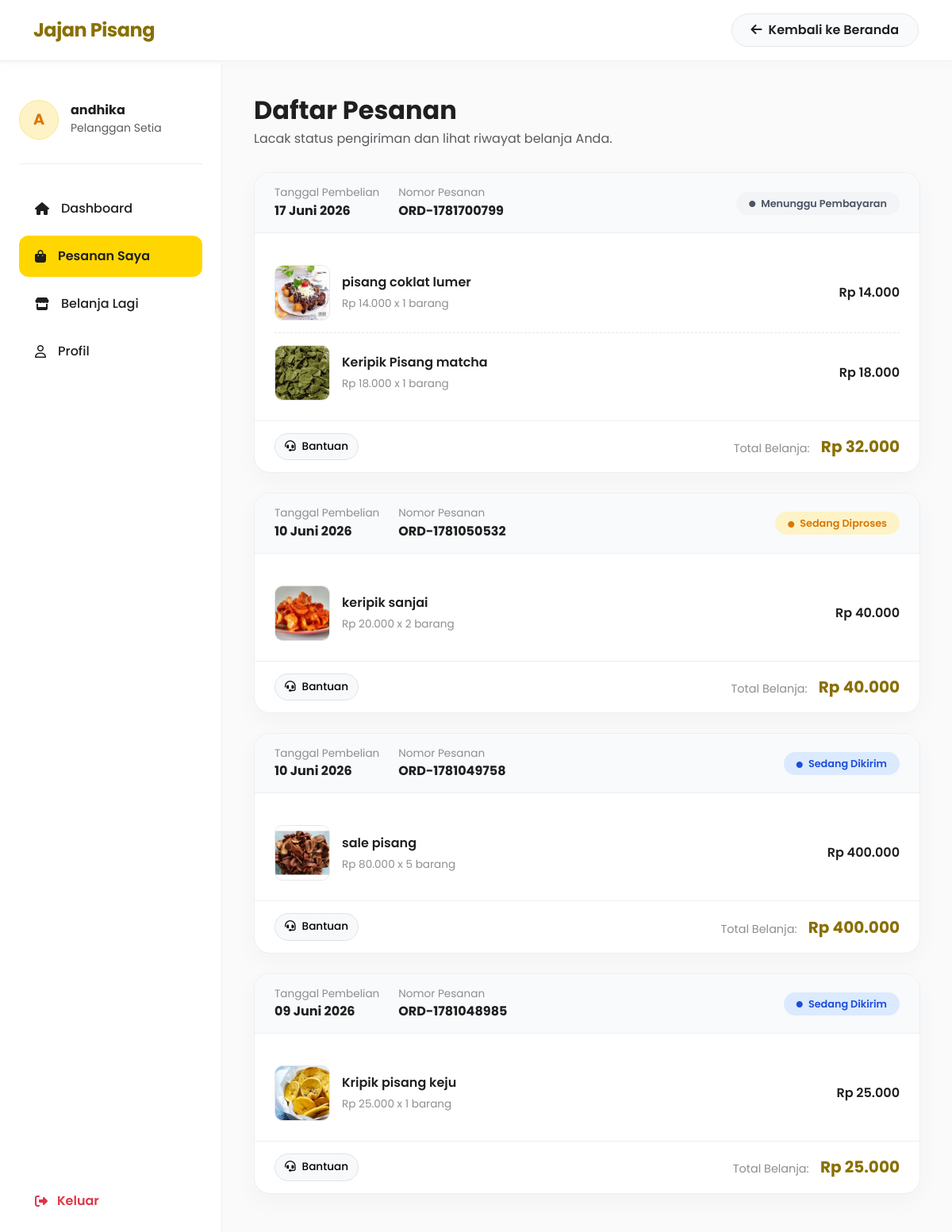
The page /user/pesanan.php (signed in) on the database its author committed.
### tables this page shows
CREATE TABLE `users` (
  `id` int(11) NOT NULL,
  `name` varchar(100) NOT NULL,
  `email` varchar(150) NOT NULL,
  `password` varchar(255) NOT NULL,
  `phone` varchar(20) DEFAULT NULL,
  `address` text DEFAULT NULL,
  `role` enum('admin','user') NOT NULL DEFAULT 'user',
  `avatar` varchar(255) DEFAULT 'default.png',
  `is_active` tinyint(1) NOT NULL DEFAULT 1,
  `created_at` timestamp NOT NULL DEFAULT current_timestamp(),
  `updated_at` timestamp NOT NULL DEFAULT current_timestamp() ON UPDATE current_timestamp()
);

CREATE TABLE `orders` (
  `id` int(11) NOT NULL,
  `order_code` varchar(30) NOT NULL,
  `user_id` int(11) NOT NULL,
  `total_price` decimal(14,2) NOT NULL DEFAULT 0.00,
  `shipping_cost` decimal(10,2) NOT NULL DEFAULT 0.00,
  `grand_total` decimal(14,2) NOT NULL DEFAULT 0.00,
  `shipping_name` varchar(100) DEFAULT NULL,
  `shipping_phone` varchar(20) DEFAULT NULL,
  `shipping_address` text DEFAULT NULL,
  `shipping_city` varchar(80) DEFAULT NULL,
  `shipping_province` varchar(80) DEFAULT NULL,
  `shipping_postal` varchar(10) DEFAULT NULL,
  `courier` varchar(50) DEFAULT NULL,
  `payment_method` varchar(50) DEFAULT NULL,
  `payment_proof` varchar(255) DEFAULT NULL,
  `status` enum('pending','paid','processing','shipped','delivered','cancelled') NOT NULL DEFAULT 'pending',
  `notes` text DEFAULT NULL,
  `admin_notes` text DEFAULT NULL,
  `paid_at` datetime DEFAULT NULL,
  `shipped_at` datetime DEFAULT NULL,
  `delivered_at` datetime DEFAULT NULL,
  `created_at` timestamp NOT NULL DEFAULT current_timestamp(),
  `updated_at` timestamp NOT NULL DEFAULT current_timestamp() ON UPDATE current_timestamp()
);

CREATE TABLE `order_details` (
  `id` int(11) NOT NULL,
  `order_id` int(11) NOT NULL,
  `product_id` int(11) NOT NULL,
  `product_name` varchar(150) NOT NULL,
  `product_price` decimal(12,2) NOT NULL,
  `qty` int(11) NOT NULL DEFAULT 1,
  `subtotal` decimal(14,2) NOT NULL DEFAULT 0.00,
  `created_at` timestamp NOT NULL DEFAULT current_timestamp()
);

CREATE TABLE `products` (
  `id` int(11) NOT NULL,
  `name` varchar(150) NOT NULL,
  `slug` varchar(160) NOT NULL,
  `description` text DEFAULT NULL,
  `price` decimal(12,2) NOT NULL DEFAULT 0.00,
  `stock` int(11) NOT NULL DEFAULT 0,
  `weight` int(11) NOT NULL DEFAULT 0,
  `image` varchar(255) DEFAULT 'no-image.png',
  `category` varchar(80) DEFAULT NULL,
  `is_active` tinyint(1) NOT NULL DEFAULT 1,
  `created_by` int(11) NOT NULL,
  `created_at` timestamp NOT NULL DEFAULT current_timestamp(),
  `updated_at` timestamp NOT NULL DEFAULT current_timestamp() ON UPDATE current_timestamp()
);

### user/pesanan.php (the view, shortened to what this page needs)
<?php
require '../database/koneksi.php';
$user_id = $_SESSION['user_id'];
$query_user = "SELECT name FROM users WHERE id = $user_id";
$result_user = mysqli_query($koneksi, $query_user);
$user_data = mysqli_fetch_assoc($result_user);
$nama_lengkap = $user_data['name'];
$kata = explode(" ", $nama_lengkap);
$inisial = strtoupper(substr($kata[0], 0, 1) . (isset($kata[1]) ? substr($kata[1], 0, 1) : ''));
$query_orders = "SELECT * FROM orders WHERE user_id = $user_id ORDER BY created_at DESC";
$result_orders = mysqli_query($koneksi, $query_orders);
function tanggal_indo($tanggal) {
    $bulan = array(1 => 'Januari', 'Februari', 'Maret', 'April', 'Mei', 'Juni', 'Juli', 'Agustus', 'September', 'Oktober', 'November', 'Desember');
    $pecahkan = explode('-', date('Y-m-d', strtotime($tanggal)));
    return $pecahkan[2] . ' ' . $bulan[(int)$pecahkan[1]] . ' ' . $pecahkan[0];
}
?>
<!DOCTYPE html>
<html lang="id">
<head>
    <link href="https://cdn.jsdelivr.net/npm/bootstrap@5.3.0/dist/css/bootstrap.min.css" rel="stylesheet">
    <link rel="stylesheet" href="https://cdnjs.cloudflare.com/ajax/libs/font-awesome/6.4.0/css/all.min.css">
</head>
<body>
    <?php include '../navbar_login.php'; ?>
    <aside class="sidebar">
        <div class="user-profile-summary mt-3">
            <div class="user-avatar"><?= $inisial ?></div>
            <div>
                <h6 class="mb-0 fw-bold"><?= htmlspecialchars($nama_lengkap) ?></h6>
                <small class="text-muted">Pelanggan Setia</small>
            </div>
        </div>
        <ul class="sidebar-menu">
            <li><a href="dashboard.php" class="menu-link"><i class="fas fa-home"></i> Dashboard</a></li>
            <li><a href="pesanan.php" class="menu-link active"><i class="fas fa-shopping-bag"></i> Pesanan Saya</a></li>
            <li><a href="../index.php" class="menu-link"><i class="fas fa-store"></i> Belanja Lagi</a></li>
            <li><a href="profil_user.php" class="menu-link"><i class="far fa-user"></i> Profil</a></li>
        </ul>
        <a href="../logout.php" class="logout-btn"><i class="fas fa-sign-out-alt"></i> Keluar</a>
    </aside>
    <main class="main-content">
        <header class="page-header">
            <h1 class="page-title">Daftar Pesanan</h1>
            <p class="text-muted">Lacak status pengiriman dan lihat riwayat belanja Anda.</p>
        </header>
        <div class="order-list">
            <?php if (mysqli_num_rows($result_orders) > 0): ?>
                <?php while ($order = mysqli_fetch_assoc($result_orders)): ?>
                    <?php
                        $badge_class = '';
                        $status_text = '';
                        $status_db = strtolower($order['status']);
                        if ($status_db == 'pending') { $badge_class = 'bg-pending'; $status_text = 'Menunggu Pembayaran'; }
                        elseif ($status_db == 'paid' || $status_db == 'processing') { $badge_class = 'bg-proses'; $status_text = 'Sedang Diproses'; }
                        elseif ($status_db == 'shipped') { $badge_class = 'bg-dikirim'; $status_text = 'Sedang Dikirim'; }
                        elseif ($status_db == 'completed') { $badge_class = 'bg-selesai'; $status_text = 'Selesai'; }
                        elseif ($status_db == 'cancelled') { $badge_class = 'bg-batal'; $status_text = 'Dibatalkan'; }
                        else { $badge_class = 'bg-batal'; $status_text = $order['status']; }
                        $order_id = $order['id'];
                    ?>
                    <div class="order-card">
                        <div class="order-header">
                            <div class="d-flex gap-4">
                                <div class="order-header-info">
                                    <span>Tanggal Pembelian</span>
                                    <strong><?= tanggal_indo($order['created_at']) ?></strong>
                                </div>
                                <div class="order-header-info">
                                    <span>Nomor Pesanan</span>
                                    <strong><?= htmlspecialchars($order['order_code']) ?></strong>
                                </div>
                            </div>
                            <div>
                                <span class="badge-status <?= $badge_class ?>"><i class="fas fa-circle me-1" style="font-size: 0.5rem; vertical-align: middle;"></i> <?= $status_text ?></span>
                            </div>
                        </div>
                        <div class="order-body">
                            <?php
                            $query_details = "SELECT od.*, p.image FROM order_details od LEFT JOIN products p ON od.product_id = p.id WHERE od.order_id = $order_id";
                            $result_details = mysqli_query($koneksi, $query_details);
                            while ($item = mysqli_fetch_assoc($result_details)):
                            ?>
                                <div class="product-item">
                                    <div class="product-info">
                                        <img src="../assets/images/products/<?= htmlspecialchars($item['image'] ?? 'default.png') ?>" alt="<?= htmlspecialchars($item['product_name']) ?>" class="product-img" onerror="this.src='https://via.placeholder.com/70?text=No+Img'">
                                        <div>
                                            <div class="product-name"><?= htmlspecialchars($item['product_name']) ?></div>
                                            <div class="product-meta">Rp <?= number_format($item['product_price'], 0, ',', '.') ?> x <?= $item['qty'] ?> barang</div>
                                        </div>
                                    </div>
                                    <div class="product-price-total">
                                        Rp <?= number_format($item['subtotal'], 0, ',', '.') ?>
                                    </div>
                                </div>
                            <?php endwhile; ?>
                        </div>
                        <div class="order-footer">
                            <a href="../contact.php" class="btn btn-light rounded-pill border fw-medium" style="font-size: 0.85rem;"><i class="fas fa-headset me-2"></i>Bantuan</a>
                            <div>
                                <span class="total-label">Total Belanja:</span>
                                <span class="total-amount">Rp <?= number_format($order['grand_total'], 0, ',', '.') ?></span>
                            </div>
                        </div>
                    </div>
                <?php endwhile; ?>
            <?php endif; ?>
        </div>
    </main>
</body>
</html>

### user/pesanan.php (style rules this page uses)
:root { --primary: #FFD600; --secondary: #8A6F00; --bg-main: #FAFAFA; --bg-sidebar: #FFFFFF; --card-bg: #FFFFFF; --text-dark: #1F1F1F; --text-muted: #8E8E93; --border-color: #EFEFEF; --radius-lg: 20px; --radius-md: 12px; --radius-pill: 50px; --shadow-soft: 0 10px 30px rgba(0, 0, 0, 0.03); --sidebar-width: 280px; --transition: all 0.3s ease; }
body { font-family: 'Poppins', sans-serif; background-color: var(--bg-main); color: var(--text-dark); margin: 0; display: flex; height: 100vh; overflow: hidden; }
.sidebar { width: var(--sidebar-width); height: calc(100vh - 80px); position: fixed; top: 80px; left: 0; background-color: var(--bg-sidebar); border-right: 1px solid var(--border-color); padding: 30px 24px; display: flex; flex-direction: column; z-index: 100; overflow-y: auto; }
.user-profile-summary { display: flex; align-items: center; gap: 15px; margin-bottom: 30px; padding-bottom: 30px; border-bottom: 1px solid var(--border-color); }
.user-avatar { width: 50px; height: 50px; border-radius: 50%; object-fit: cover; background-color: #FEF3C7; display: flex; align-items: center; justify-content: center; font-weight: 700; color: #D97706; font-size: 1.2rem; border: 1px solid #FDE68A; }
.sidebar-menu { list-style: none; padding: 0; flex-grow: 1; }
.menu-link { display: flex; align-items: center; gap: 15px; padding: 14px 20px; color: var(--text-dark); font-weight: 500; border-radius: var(--radius-md); text-decoration: none; transition: var(--transition); margin-bottom: 8px; }
.menu-link.active { background-color: var(--primary); font-weight: 600; }
.logout-btn { color: #DC3545; font-weight: 600; margin-top: auto; display: flex; align-items: center; gap: 12px; padding: 14px 20px; text-decoration: none; border-radius: var(--radius-md); transition: var(--transition); }
.main-content { margin-left: var(--sidebar-width); padding: 40px; margin-top: 80px; flex-grow: 1; overflow-y: auto; height: calc(100vh - 80px); }
.page-header { margin-bottom: 30px; }
.page-title { font-weight: 700; font-size: 2rem; color: var(--text-dark); margin-bottom: 5px; }
.order-card { background-color: var(--card-bg); border-radius: var(--radius-lg); box-shadow: var(--shadow-soft); border: 1px solid var(--border-color); margin-bottom: 25px; overflow: hidden; }
.order-header { background-color: #F9FAFB; padding: 15px 25px; border-bottom: 1px solid var(--border-color); display: flex; justify-content: space-between; align-items: center; }
.order-header-info span { display: block; font-size: 0.85rem; color: var(--text-muted); }
.order-header-info strong { font-size: 1rem; color: var(--text-dark); }
.order-body { padding: 25px; }
.product-item { display: flex; align-items: center; justify-content: space-between; padding: 15px 0; border-bottom: 1px dashed #E5E7EB; }
.product-item:last-child { border-bottom: none; padding-bottom: 0; }
.product-info { display: flex; align-items: center; gap: 15px; flex: 2; }
.product-img { width: 70px; height: 70px; border-radius: 10px; object-fit: cover; border: 1px solid #E5E7EB; }
.product-name { font-weight: 600; color: var(--text-dark); margin-bottom: 5px; }
.product-meta { font-size: 0.85rem; color: var(--text-muted); }
.product-price-total { flex: 1; text-align: right; font-weight: 600; color: var(--text-dark); }
.order-footer { padding: 15px 25px; border-top: 1px solid var(--border-color); display: flex; justify-content: space-between; align-items: center; }
.total-label { color: var(--text-muted); font-size: 0.9rem; margin-right: 10px; }
.total-amount { font-size: 1.25rem; font-weight: 700; color: var(--secondary); }
.badge-status { padding: 6px 16px; border-radius: var(--radius-pill); font-size: 0.8rem; font-weight: 600; }
.bg-pending { background-color: #F3F4F6; color: #4B5563; }
.bg-proses { background-color: #FEF3C7; color: #D97706; }
.bg-dikirim { background-color: #DBEAFE; color: #1D4ED8; }

### rows shown on the page
users: name "A", name "andhika"
orders: created_at "17 Juni 2026", order_code "ORD-1781700799", status "Menunggu Pembayaran", grand_total "32.000"
order_details: product.image (picture), product_name "pisang coklat lumer", product_price "14.000", qty "1", subtotal "14.000"
order_details: product.image (picture), product_name "Keripik Pisang matcha", product_price "18.000", qty "1", subtotal "18.000"
orders: created_at "10 Juni 2026", order_code "ORD-1781050532", status "Sedang Diproses", grand_total "40.000"
order_details: product.image (picture), product_name "keripik sanjai", product_price "20.000", qty "2", subtotal "40.000"
orders: created_at "10 Juni 2026", order_code "ORD-1781049758", status "Sedang Dikirim", grand_total "400.000"
order_details: product.image (picture), product_name "sale pisang", product_price "80.000", qty "5", subtotal "400.000"
orders: created_at "09 Juni 2026", order_code "ORD-1781048985", status "Sedang Dikirim", grand_total "25.000"
order_details: product.image (picture), product_name "Kripik pisang keju", product_price "25.000", qty "1", subtotal "25.000"
